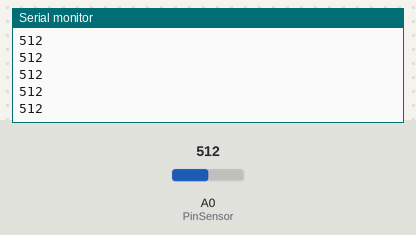
Bench run of a sketch on a simulated Arduino Uno, built with avr-gcc and run on an emulated ATmega328P. On the bench: the last lines printed to the serial monitor. The test bench sets the inputs (shaded band); at power-on: A0 (PinSensor) = 512.

Above: at 1.2 s.
1.3 s: A0 (PinSensor) set to 716
At 1.31 s:
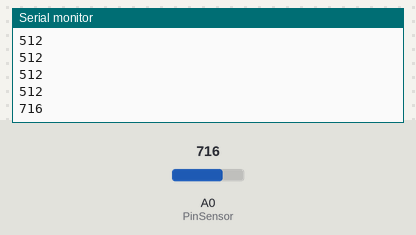
2.8 s: A0 (PinSensor) set to 900
At 2.81 s:
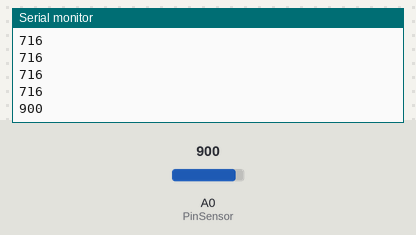
Timing chart, 0 to 5.8 s (numbered marks = the images above; inputs shaded):
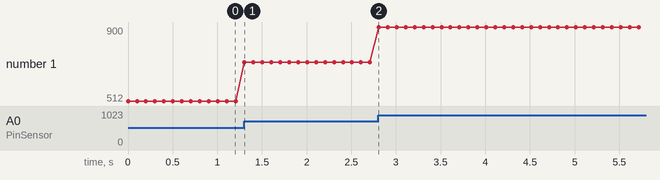

The sketch:

Ejemplo_1.ino
```cpp
// Creado ChepeCarlos de ALSW
// Tutorial Completo en https://nocheprogramacion.com
// Canal Youtube https://youtube.com/alswnet?sub_confirmation=1

int PinSensor = A0;

void setup() {
  Serial.begin(9600);
  pinMode(PinSensor, INPUT);
}

void loop() {
  int Valor = analogRead(PinSensor);
  Serial.println(Valor);
  delay(100);
}
```

Measured:
- after the input at 1.3 s, the serial monitor: prints a new line at once (image 1)
- after the input at 2.8 s, the serial monitor: prints a new line at once (image 2)
- plotted number 1: 512 → 716 after the input at 1.3 s, 716 → 900 after the input at 2.8 s
